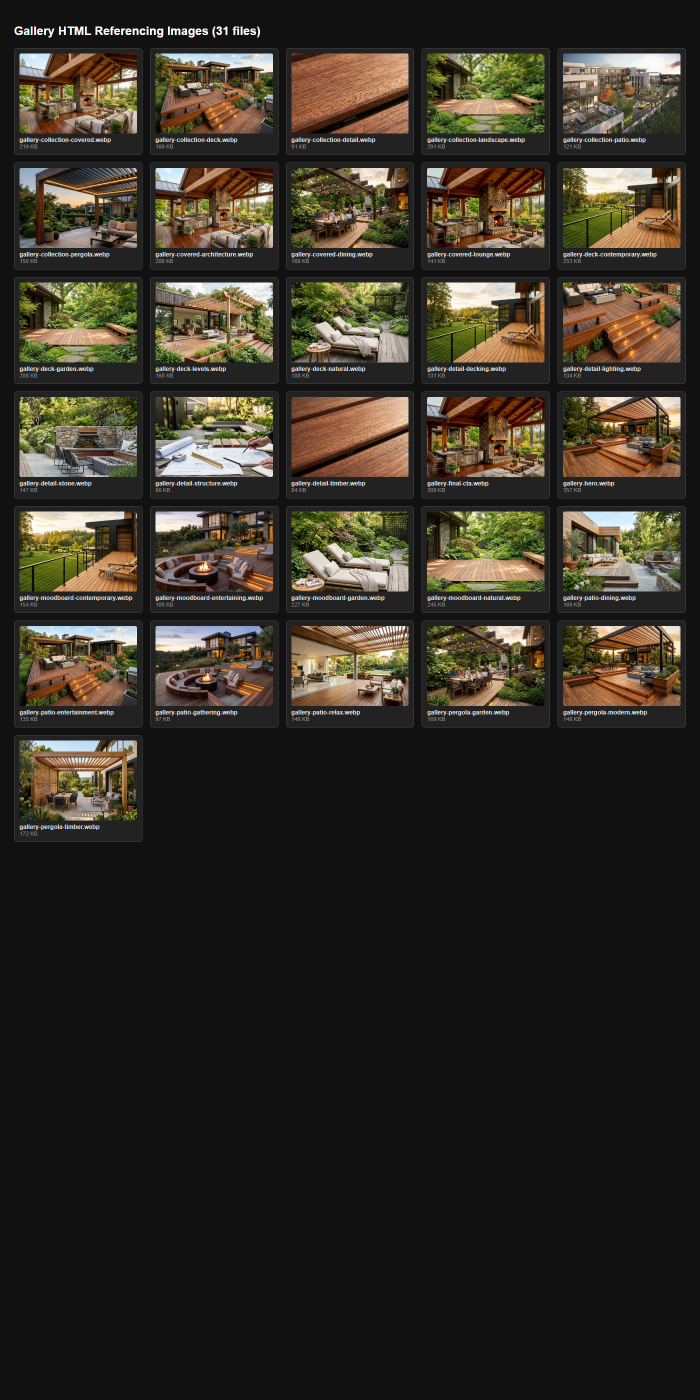
#> input picture scratch/audit_gallery_html_imgs.png, 1400 x 2800 px, given in place of luxury_timber_deck_pergola_1793869927493.jpg, which was not available (shown at 1/2 size)
$ python update_faq_images.py
#> lines starting #> are read from the running program, lines starting #| are printed output that depends on the picture
import os
from PIL import Image

def crop_and_save(src_path, dest_path, target_w, target_h, quality=88):
#> called with dest_path = 'assets/images/faq/faq-hero.webp', target_w = 1600, target_h = 1000, quality = 88
    im = Image.open(src_path).convert('RGB')
#> im is the input picture: PIL image 1400x2800 RGB; mean R, G, B 51.9, 46.9, 37.8
    orig_w, orig_h = im.size
#> orig_w = 1400; orig_h = 2800
    target_ratio = target_w / target_h
    orig_ratio = orig_w / orig_h
#> orig_ratio = 0.5

    if orig_ratio > target_ratio:
        # source is wider -> crop width
        new_w = int(orig_h * target_ratio)
        left = (orig_w - new_w) // 2
        im_cropped = im.crop((left, 0, left + new_w, orig_h))
    else:
        # source is taller -> crop height
        new_h = int(orig_w / target_ratio)
#> new_h = 875
        top = (orig_h - new_h) // 2
#> top = 962
        im_cropped = im.crop((0, top, orig_w, top + new_h))
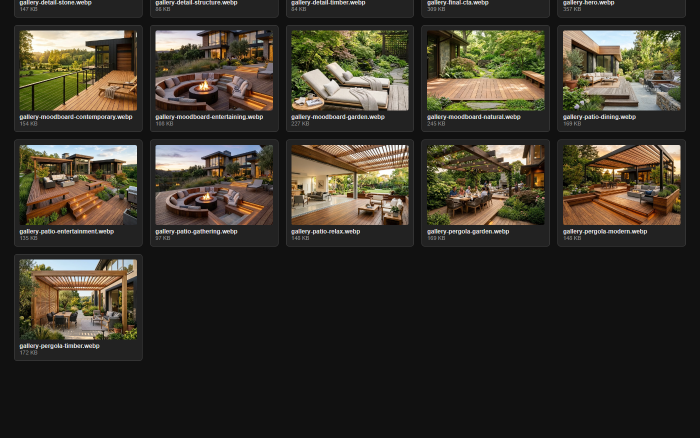
#> im_cropped: PIL image 1400x875 RGB (shown at 1/2 size); mean R, G, B 57, 52.4, 42.4

    im_resized = im_cropped.resize((target_w, target_h), Image.Resampling.LANCZOS)
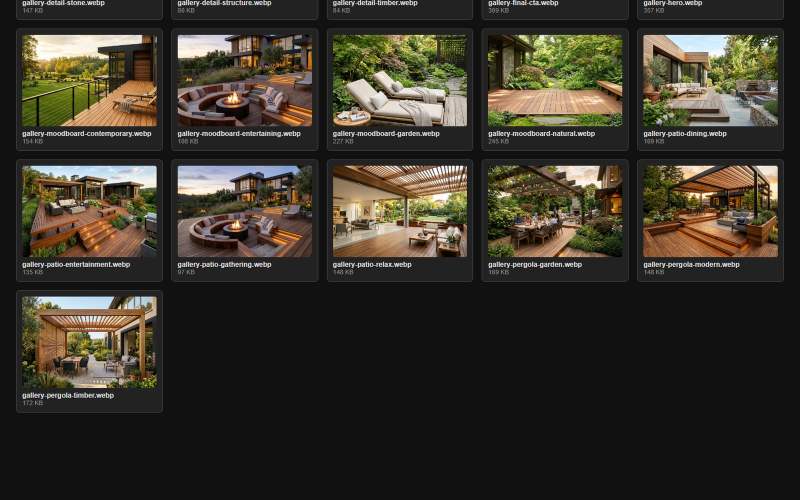
#> im_resized: PIL image 1600x1000 RGB (shown at 1/2 size); mean R, G, B 57, 52.4, 42.4
    im_resized.save(dest_path, 'WEBP', quality=quality, method=6)
    print(f"Saved {dest_path}: {target_w}x{target_h} ({os.path.getsize(dest_path)} bytes)")

brain_dir = r"C:\Users\Sam John\.gemini\antigravity\brain\aa3393d8-6479-4912-9a44-277395bd13ea"

# 1. faq-hero.webp
hero_src = os.path.join(brain_dir, "luxury_timber_deck_pergola_1793869927493.jpg")
crop_and_save(hero_src, "assets/images/faq/faq-hero.webp", 1600, 1000, quality=88)

# 2. faq-support.webp
support_src = "scratch/test_architect_drawing_deck.jpg"
crop_and_save(support_src, "assets/images/faq/faq-support.webp", 800, 600, quality=88)
#> call 2 of crop_and_save, with src_path = 'scratch/test_architect_drawing_deck.jpg', dest_path = 'assets/images/faq/faq-support.webp', target_w = 800, target_h = 600, quality = 88
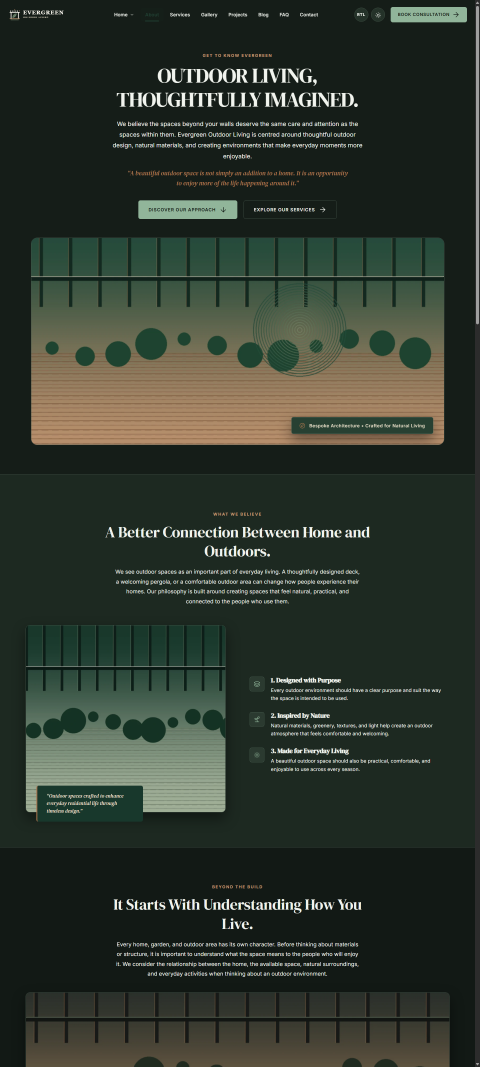
#> input picture scratch/about_footer_desktop.png, 1440 x 3200 px, given in place of test_architect_drawing_deck.jpg, which was not available (shown at 1/3 size)
#> in crop_and_save, im is the input picture: PIL image 1440x3200 RGB; mean R, G, B 47.3, 55.7, 45.7
#> in crop_and_save (call 2), `im_cropped = im.crop((0, top, orig_w, top + new_h))`:
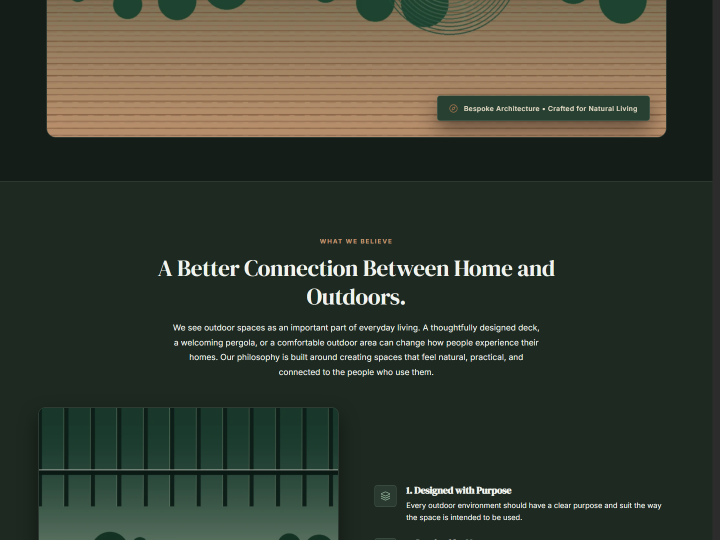
#> im_cropped: PIL image 1440x1080 RGB (shown at 1/2 size); mean R, G, B 57.4, 62.8, 50.2
#> in crop_and_save (call 2), `im_resized = im_cropped.resize((target_w, target_h), Image.Resampling...`:
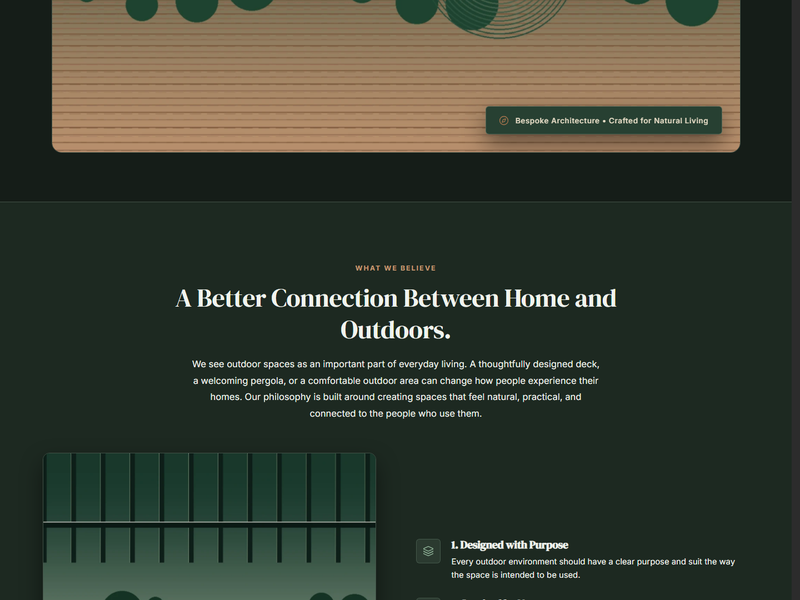
#> im_resized: PIL image 800x600 RGB; mean R, G, B 57.4, 62.8, 50.2

# 3. faq-final-cta.webp
cta_src = os.path.join(brain_dir, "luxury_deck_outdoor_living_twilight_1793869978542.jpg")
crop_and_save(cta_src, "assets/images/faq/faq-final-cta.webp", 1600, 800, quality=88)
#> call 3 of crop_and_save, with dest_path = 'assets/images/faq/faq-final-cta.webp', target_w = 1600, target_h = 800, quality = 88
#> in crop_and_save (call 3), `im_cropped = im.crop((0, top, orig_w, top + new_h))`:
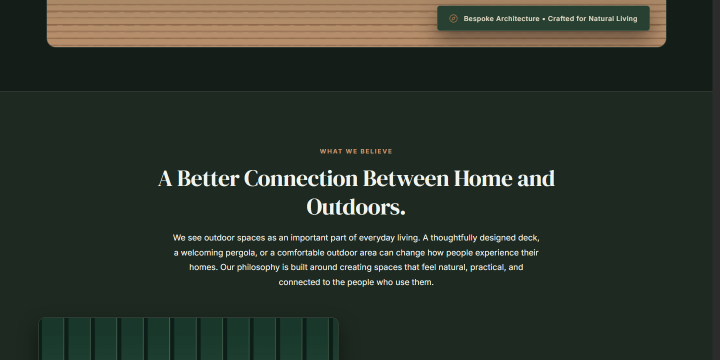
#> im_cropped: PIL image 1440x720 RGB (shown at 1/2 size); mean R, G, B 45.3, 53.1, 43.1

print("\nAll 3 FAQ images successfully updated!")
